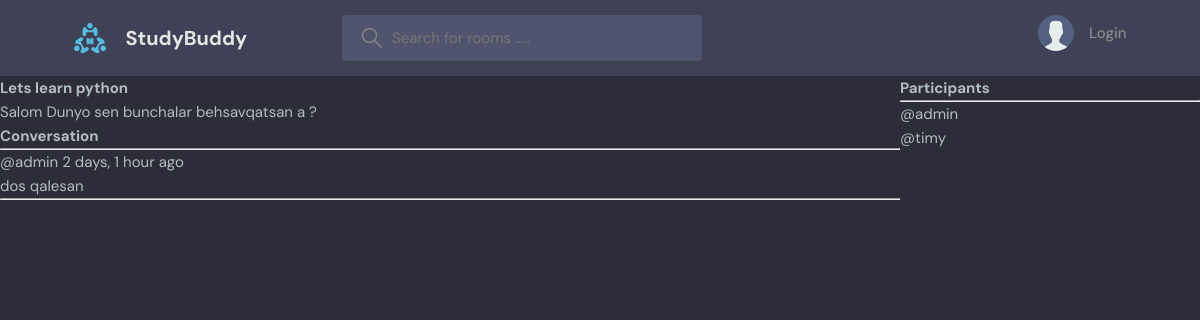
The page /room/2/ on the database as committed earlier.
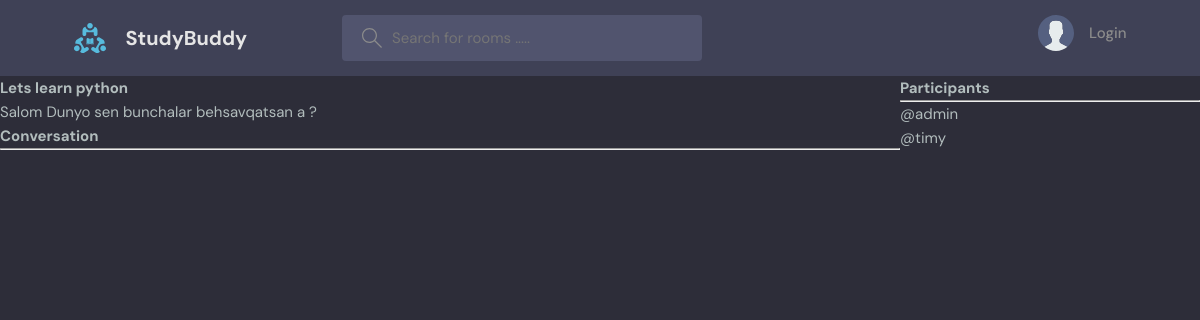
The same page on the database as committed later.
### base/models.py (models this page shows, shortened)
class Room(models.Model):
    host = models.ForeignKey(User, on_delete=models.SET_NULL, null=True)
    topic = models.ForeignKey(Topic, on_delete=models.SET_NULL, null=True)
    participants = models.ManyToManyField(User, related_name='participants', blank=True)
    name = models.CharField(max_length=200)
    description = models.TextField()
    updated = models.DateTimeField(auto_now=True)
    created = models.DateTimeField(auto_now_add=True)
    class Meta:
        ordering = ['-updated', '-created']

class Message(models.Model):
    user = models.ForeignKey(User, on_delete=models.CASCADE)
    room = models.ForeignKey(Room, on_delete=models.CASCADE)
    body = models.TextField()
    updated = models.DateTimeField(auto_now=True)
    date = models.DateTimeField(auto_now_add=True)
    class Meta:
        ordering = ['-updated', '-date']

### base/views.py (the view, shortened to what this page needs)
# urls.py: path('room/<str:pk>/', views.room, name='room'),
def room(request, pk):
    room = Room.objects.get(id=pk)
    room_messages = room.message_set.all()
    participants = room.participants.all()
    context = {'room': room, 'room_messages': room_messages, 'participants': participants}
    return render(request, 'room.html', context)

### base/templates/room.html (shortened to what this page needs)
{% extends 'main.html' %}
{% load static %}
{% block content %}
<div class="room-container">
    <div>
        <h1> {{room.name}} </h1>
        <p>{{room.description}}</p>
        <div class="comment-wrapper">
            <h3>Conversation</h3>
            <hr>
            {% for message in room_messages %}
            <div>
                <small>@{{message.user}} {{message.date|timesince}} ago</small>
                <p>{{message.body}}</p>
                <hr>
            </div>
            {% endfor %}
        </div>
    </div>
    <div>
        <h3>Participants</h3>
        <hr>
        {% for user in participants %}
            <div>
                <p>@{{user.username}}</p>
            </div>
        {% endfor %}
    </div>
</div>
{% endblock %}

### templates/main.html (shortened to what this page needs)
<!DOCTYPE html>
{% load static %}
<html lang="en">
<head>
    <link rel="stylesheet" href="{% static 'styles/style.css' %}" />
</head>
<body>
    {% include 'navbar.html' %}
    {% block content %}
    {% endblock %}
</body>
</html>

### templates/navbar.html (shortened to what this page needs)
{% load static %}
<header class="header header--loggedIn">
   <div class="container">
      <a href="{% url 'home' %}" class="header__logo">
         <img src="{% static 'assets/logo.svg' %}" />
         <h1>StudyBuddy</h1>
      </a>
      <form class="header__search" method="GET" action="{% url 'home' %}">
         <label>
            <input type="text" name="q" id="" placeholder="Search for rooms .....">
         </label>
      </form>
      <nav class="header__menu">
         {% if request.user.is_authenticated %}
            <div class="header__user">
               <a href="{% url 'profile' request.user.id %}">
                  <div class="avatar avatar--medium active">
                     <img src="https://randomuser.me/api/portraits/men/37.jpg" />
                  </div>
                  <p>{{request.user.first_name}} <span>@{{request.user.username}}</span></p>
               </a>
               <button class="dropdown-button">
                  <svg version="1.1" xmlns="http://www.w3.org/2000/svg" width="32" height="32" viewBox="0 0 32 32">
                     <title>chevron-down</title>
                     <path d="M16 21l-13-13h-3l16 16 16-16h-3l-13 13z"></path>
                  </svg>
               </button>
            </div>
            <div class="dropdown-menu">
               <a href="settings.html" class="dropdown-link">
                  <svg version="1.1" xmlns="http://www.w3.org/2000/svg"
                     width="32" height="32" viewBox="0 0 32 32">
                     <title>tools</title>
                     <path
                        d="M27.465 32c-1.211 0-2.35-0.471-3.207-1.328l-9.392-9.391c-2.369 0.898-4.898 0.951-7.355 0.15-3.274-1.074-5.869-3.67-6.943-6.942-0.879-2.682-0.734-5.45 0.419-8.004 0.135-0.299 0.408-0.512 0.731-0.572 0.32-0.051 0.654 0.045 0.887 0.277l5.394 5.395 3.586-3.586-5.394-5.395c-0.232-0.232-0.336-0.564-0.276-0.887s0.272-0.596 0.572-0.732c2.552-1.152 5.318-1.295 8.001-0.418 3.274 1.074 5.869 3.67 6.943 6.942 0.806 2.457 0.752 4.987-0.15 7.358l9.392 9.391c0.844 0.842 1.328 2.012 1.328 3.207-0 2.5-2.034 4.535-4.535 4.535zM15.101 19.102c0.26 0 0.516 0.102 0.707 0.293l9.864 9.863c0.479 0.479 1.116 0.742 1.793 0.742 1.398 0 2.535-1.137 2.535-2.535 0-0.668-0.27-1.322-0.742-1.793l-9.864-9.863c-0.294-0.295-0.376-0.74-0.204-1.119 0.943-2.090 1.061-4.357 0.341-6.555-0.863-2.631-3.034-4.801-5.665-5.666-1.713-0.561-3.468-0.609-5.145-0.164l4.986 4.988c0.391 0.391 0.391 1.023 0 1.414l-5 5c-0.188 0.188-0.441 0.293-0.707 0.293s-0.52-0.105-0.707-0.293l-4.987-4.988c-0.45 1.682-0.397 3.436 0.164 5.146 0.863 2.631 3.034 4.801 5.665 5.666 2.2 0.721 4.466 0.604 6.555-0.342 0.132-0.059 0.271-0.088 0.411-0.088z">
                     </path>
                  </svg>
                  Settings</a>
               <a href="{% url 'logout' %}" class="dropdown-link">
                  <svg version="1.1" xmlns="http://www.w3.org/2000/svg"
                     width="32" height="32" viewBox="0 0 32 32">
                     <title>sign-out</title>
                     <path
                        d="M3 0h22c0.553 0 1 0 1 0.553l-0 3.447h-2v-2h-20v28h20v-2h2l0 3.447c0 0.553-0.447 0.553-1 0.553h-22c-0.553 0-1-0.447-1-1v-30c0-0.553 0.447-1 1-1z">
                     </path>
                     <path
                        d="M21.879 21.293l1.414 1.414 6.707-6.707-6.707-6.707-1.414 1.414 4.293 4.293h-14.172v2h14.172l-4.293 4.293z">
                     </path>
                  </svg>
                  Logout
               </a>
            </div>
         {% else %}
            <a href="{% url 'login' %}">
               <img src="/static/assets/avatar.svg" />
               <p>Login</p>
            </a>
         {% endif %}
      </nav>
   </div>
</header>

### static/styles/style.css (style rules this page uses)
:root { --color-main: #71c6dd; --color-main-light: #e1f6fb; --color-dark: #3f4156; --color-dark-medium: #51546e; --color-dark-light: #696d97; --color-light: #e5e5e5; --color-gray: #8b8b8b; --color-light-gray: #b2bdbd; --color-bg: #2d2d39; --color-success: #5dd693; --color-error: #fc4b0b; }
* { font-family: "DM Sans", -apple-system, BlinkMacSystemFont, "Segoe UI", Roboto, Oxygen, Ubuntu, Cantarell, "Open Sans", "Helvetica Neue", sans-serif; margin: 0; padding: 0; box-sizing: border-box; text-rendering: optimizeLegibility; font-size: inherit; }
html { font-size: 56.25%; }
@media only screen and (min-width: 1200px) { html { font-size: 62.5%; } }
body { line-height: 1.6; font-weight: 400; font-size: 1.5rem; color: var(--color-light-gray); background-color: var(--color-bg); min-height: 100vh; }
img { width: 100%; }
a { display: inline-block; color: var(--color-main); text-decoration: none; }
.container { max-width: 120rem; width: 90%; margin: auto; }
.header { padding: 1.5rem; background-color: var(--color-dark); }
.header > .container { display: flex; gap: 9.5rem; }
.header__logo, .header__user { display: flex; gap: 2rem; align-items: center; }
.header__logo > img { height: 3.2rem; width: 3.2rem; }
.header__logo > h1 { font-weight: 700; font-size: 2rem; color: var(--color-light); }
.header__search > label { background-color: var(--color-dark-medium); padding: 1.3rem 1rem; display: flex; align-items: center; gap: 1rem; border-radius: 4px; }
.header__search svg { fill: var(--color-gray); width: 2rem; height: 2rem; margin-left: 1rem; }
.header__search input { width: 30rem; background: transparent; border: none; outline: none; color: var(--color-light); }
.header__menu { margin-left: auto; position: relative; }
.header__menu a { display: flex; gap: 1.5rem; align-items: center; font-weight: 500; text-decoration: none; color: var(--color-gray); }
.header__menu img { height: 3.6rem; }
.header__menu p { line-height: 1.2; }

### base/templates/room.html (style rules this page uses)
.room-container { display: grid; grid-template-columns: 3fr 1fr; }

Rows that differ between the two databases and show on the page:
removed Message: user "admin", date "2 days, 1 hour", body "dos qalesan"
